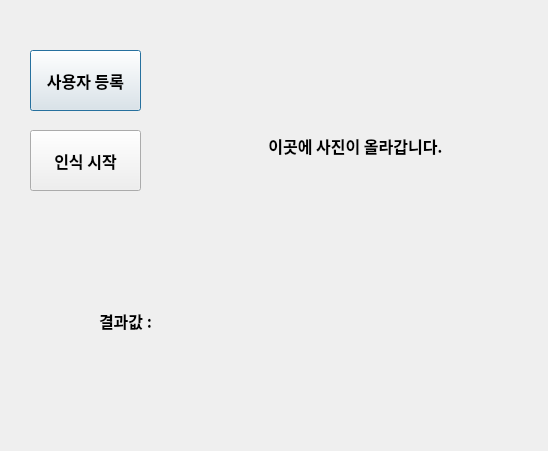
<?xml version="1.0" encoding="UTF-8"?>
<ui version="4.0">
 <class>Face_recog</class>
 <widget class="QDialog" name="Face_recog">
  <property name="geometry">
   <rect>
    <x>0</x>
    <y>0</y>
    <width>548</width>
    <height>451</height>
   </rect>
  </property>
  <property name="windowTitle">
   <string>FullCover</string>
  </property>
  <property name="windowIcon">
   <iconset>
    <normaloff>home.png</normaloff>
    <normalon>home.png</normalon>
    <disabledoff>home.png</disabledoff>
    <disabledon>home.png</disabledon>home.png</iconset>
  </property>
  <widget class="QPushButton" name="btn_1">
   <property name="geometry">
    <rect>
     <x>30</x>
     <y>50</y>
     <width>111</width>
     <height>61</height>
    </rect>
   </property>
   <property name="font">
    <font>
     <family>맑은 고딕</family>
     <pointsize>12</pointsize>
     <weight>75</weight>
     <bold>true</bold>
    </font>
   </property>
   <property name="text">
    <string>사용자 등록</string>
   </property>
  </widget>
  <widget class="QPushButton" name="btn_2">
   <property name="geometry">
    <rect>
     <x>30</x>
     <y>130</y>
     <width>111</width>
     <height>61</height>
    </rect>
   </property>
   <property name="font">
    <font>
     <family>맑은 고딕</family>
     <pointsize>12</pointsize>
     <weight>75</weight>
     <bold>true</bold>
    </font>
   </property>
   <property name="text">
    <string>인식 시작</string>
   </property>
  </widget>
  <widget class="QLabel" name="lbl_picture">
   <property name="geometry">
    <rect>
     <x>190</x>
     <y>20</y>
     <width>331</width>
     <height>251</height>
    </rect>
   </property>
   <property name="font">
    <font>
     <family>맑은 고딕</family>
     <pointsize>12</pointsize>
     <weight>75</weight>
     <bold>true</bold>
    </font>
   </property>
   <property name="text">
    <string>이곳에 사진이 올라갑니다.</string>
   </property>
   <property name="alignment">
    <set>Qt::AlignCenter</set>
   </property>
  </widget>
  <widget class="QLabel" name="lbl2_picture">
   <property name="geometry">
    <rect>
     <x>20</x>
     <y>270</y>
     <width>211</width>
     <height>101</height>
    </rect>
   </property>
   <property name="font">
    <font>
     <family>맑은 고딕</family>
     <pointsize>12</pointsize>
     <weight>75</weight>
     <bold>true</bold>
    </font>
   </property>
   <property name="text">
    <string>결과값 :</string>
   </property>
   <property name="alignment">
    <set>Qt::AlignCenter</set>
   </property>
  </widget>
  <widget class="QLabel" name="lbl2_picture_2">
   <property name="geometry">
    <rect>
     <x>280</x>
     <y>270</y>
     <width>211</width>
     <height>101</height>
    </rect>
   </property>
   <property name="font">
    <font>
     <family>맑은 고딕</family>
     <pointsize>12</pointsize>
     <weight>75</weight>
     <bold>true</bold>
    </font>
   </property>
   <property name="text">
    <string/>
   </property>
   <property name="alignment">
    <set>Qt::AlignCenter</set>
   </property>
  </widget>
 </widget>
 <resources/>
 <connections/>
</ui>
